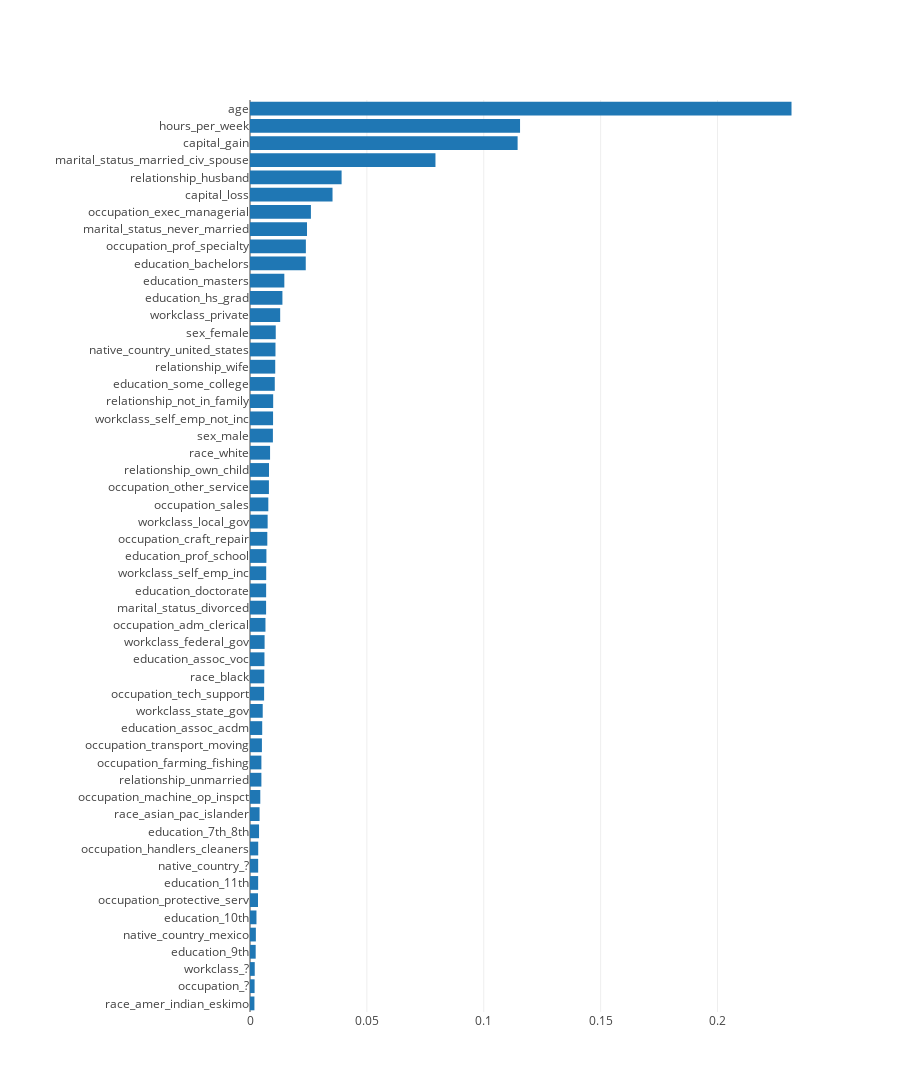

The code cell stored with this chart in its notebook:
### Code cell
data = [
    go.Bar(
        x=nonzero.importance,
        y=nonzero.feature,
        orientation='h',
    )
]

layout = go.Layout(
    # tall enough to include every feature we selected
    height=1200,
    # enough space to display the full feature name
    margin=go.Margin(l=250),
)

fig = go.Figure(data=data, layout=layout)

plotly.offline.iplot(fig)

### Figure 1 — Plotly figure (JSON) as saved in the notebook; plotly's stock layout.template omitted (floating-point values rounded to 4 significant figures)
{"data": [{"orientation": "h", "type": "bar", "x": [0.00189, 0.001962, 0.002023, 0.002435, 0.002513, 0.002765, 0.003434, 0.003488, 0.003491, 0.003514, 0.00387, 0.004093, 0.004404, 0.004873, 0.004876, 0.005101, 0.005225, 0.00544, 0.006035, 0.006108, 0.006183, 0.006245, 0.00662, 0.006886, 0.006906, 0.006929, 0.007022, 0.007406, 0.007546, 0.007839, 0.008095, 0.008143, 0.008587, 0.009796, 0.009864, 0.009919, 0.0106, 0.01079, 0.0109, 0.01101, 0.01291, 0.01387, 0.01469, 0.02386, 0.0239, 0.02439, 0.02606, 0.03531, 0.03919, 0.07934, 0.1145, 0.1155, 0.2317], "y": ["race_amer_indian_eskimo", "occupation_?", "workclass_?", "education_9th", "native_country_mexico", "education_10th", "occupation_protective_serv", "education_11th", "native_country_?", "occupation_handlers_cleaners", "education_7th_8th", "race_asian_pac_islander", "occupation_machine_op_inspct", "relationship_unmarried", "occupation_farming_fishing", "occupation_transport_moving", "education_assoc_acdm", "workclass_state_gov", "occupation_tech_support", "race_black", "education_assoc_voc", "workclass_federal_gov", "occupation_adm_clerical", "marital_status_divorced", "education_doctorate", "workclass_self_emp_inc", "education_prof_school", "occupation_craft_repair", "workclass_local_gov", "occupation_sales", "occupation_other_service", "relationship_own_child", "race_white", "sex_male", "workclass_self_emp_not_inc", "relationship_not_in_family", "education_some_college", "relationship_wife", "native_country_united_states", "sex_female", "workclass_private", "education_hs_grad", "education_masters", "education_bachelors", "occupation_prof_specialty", "marital_status_never_married", "occupation_exec_managerial", "capital_loss", "relationship_husband", "marital_status_married_civ_spouse", "capital_gain", "hours_per_week", "age"]}], "layout": {"height": 1200, "margin": {"l": 250}}}
